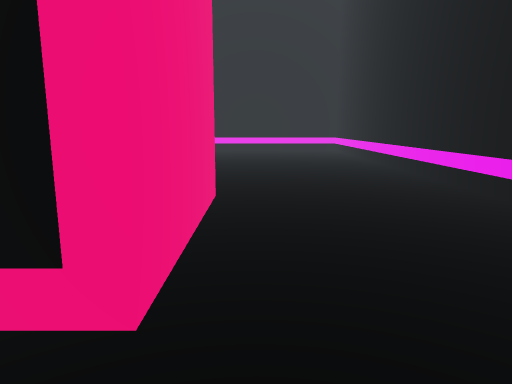
[1] (above)

16 first-person views from a walk through a Unity game level. The camera is 1.3 m above the floor, tilts 10° down and sees 70° across. The floor is counted in squares, 1 m on a side. Each view is taken from the middle of a square. On the plan, view 1 faces up. The plan holds only what a view shows up to about 15 squares ahead; the rest is blank. The place goes on beyond the plan. The player character is not drawn.

[2]
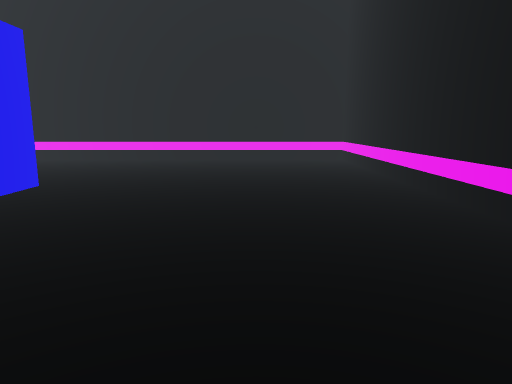

[3]
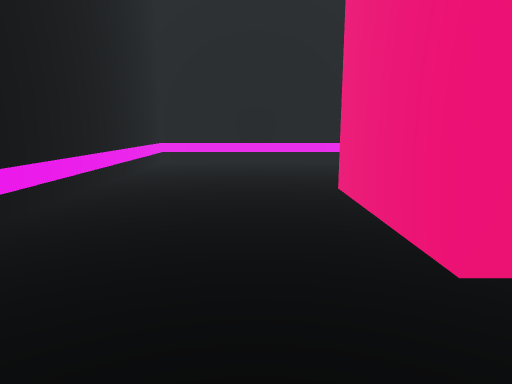

[4]
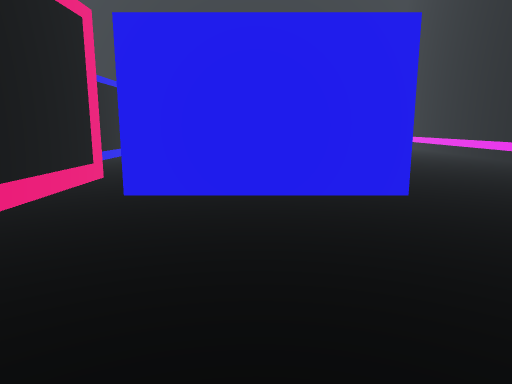

[5]
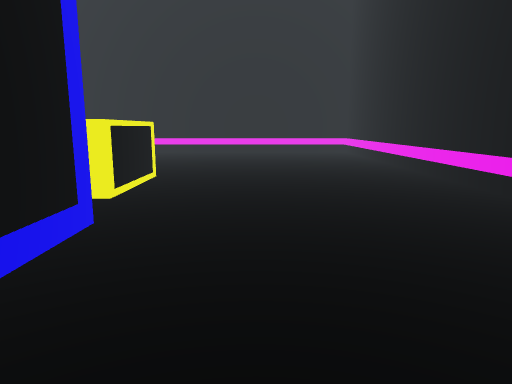

[6]
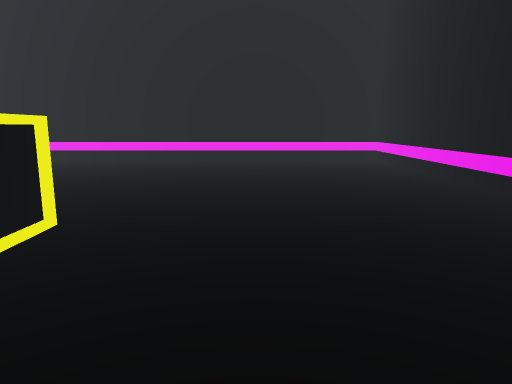

[7]
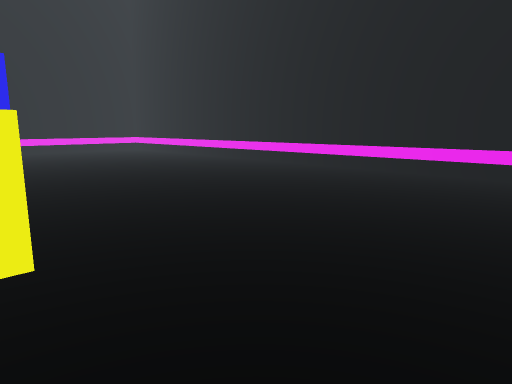

[8]
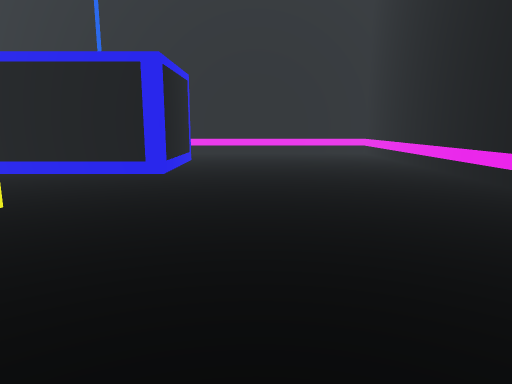

[9]
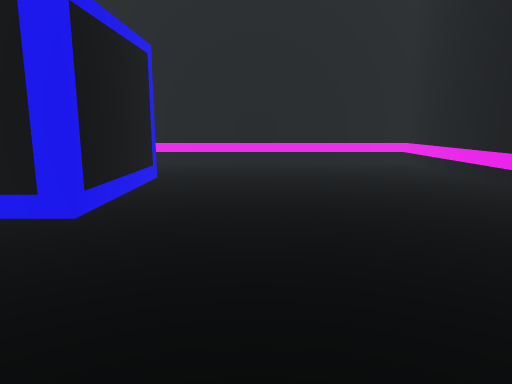

[10]
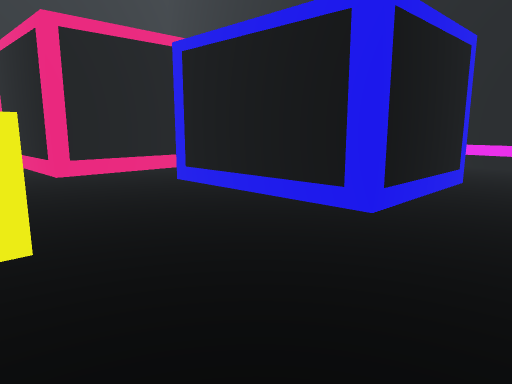

[11]
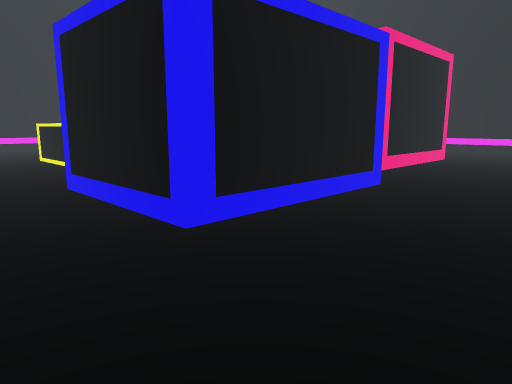

[12]
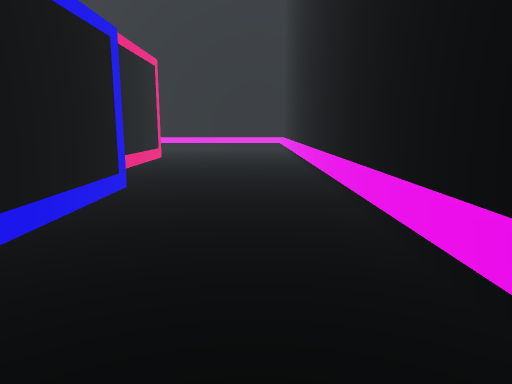

[13]
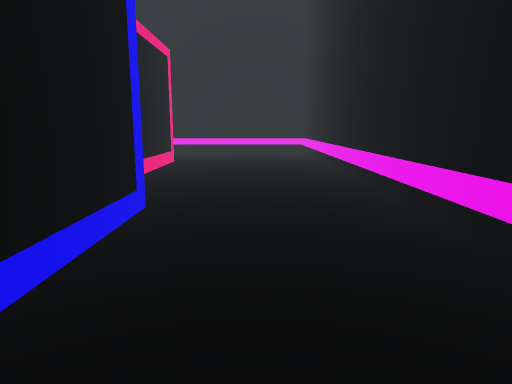

[14]
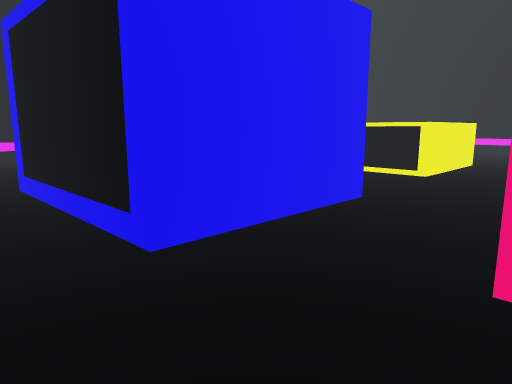

[15]
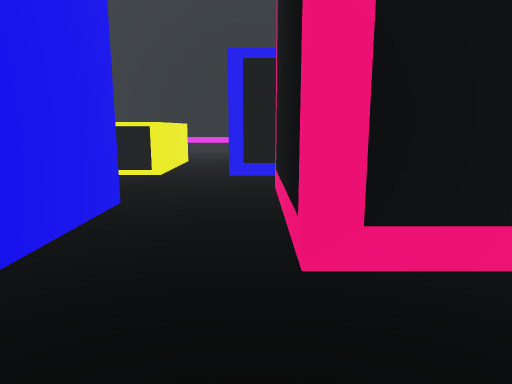

[16]
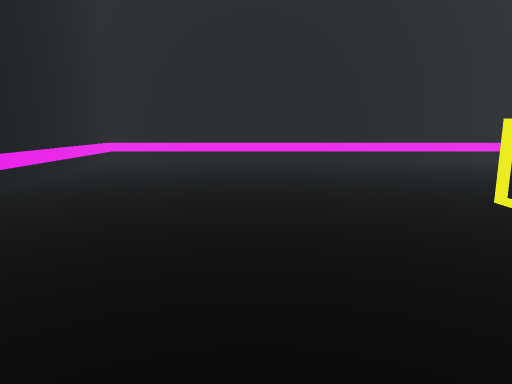

### Floor plan
Key: @ floor where view 1 was taken; # wall or solid block; . floor; = window, fence, low wall or low ledge; ^ raised ledge; O other object.
Columns run from 23 left of view 1 to 5 right of it. Each row starts with its distance up from view 1.
 21 #=###########################
 20 #...........................#
 19 #...........................#
 18 #...........................#
 17 #...........................#
 16 #...........................#
 15 #...........................#
 14 #...............####........#
 13 #.........^^^^..   #........#
 12 #.........^  ^..   #........#
 11 #.........^  ^..   #........#
 10 #.........^  ^..   #........#
  9 #..........^^^..## O........#
  8 #...........................#
  7 #................#### O.....#
  6 #................#    #.....#
  5 #........#####...#    #.....#
  4 #........#    ...#    #.....#
  3 #........#    ...#    #.....#
  2 #........##   ...######.....#
  1 #........O####..............#
  0 #......................@....#
 -1 #...........................#
 -2 #...........................#
 -3 #...........................#
 -4 #############################

Positions as (right, up) in squares from view 1, and headings:
1: (0, 0), facing up
2: (1, 6), facing up
3: (1, 10), facing down
4: (3, 11), facing left
5: (-3, 16), facing left
6: (-8, 16), facing left
7: (-12, 17), facing down-left
8: (-17, 15), facing down
9: (-17, 10), facing down
10: (-17, 10), facing down-right
11: (-17, -3), facing up-right
12: (-17, -2), facing right
13: (-15, -1), facing right
14: (-6, -1), facing up-left
15: (-7, -1), facing up
16: (-17, 7), facing up
